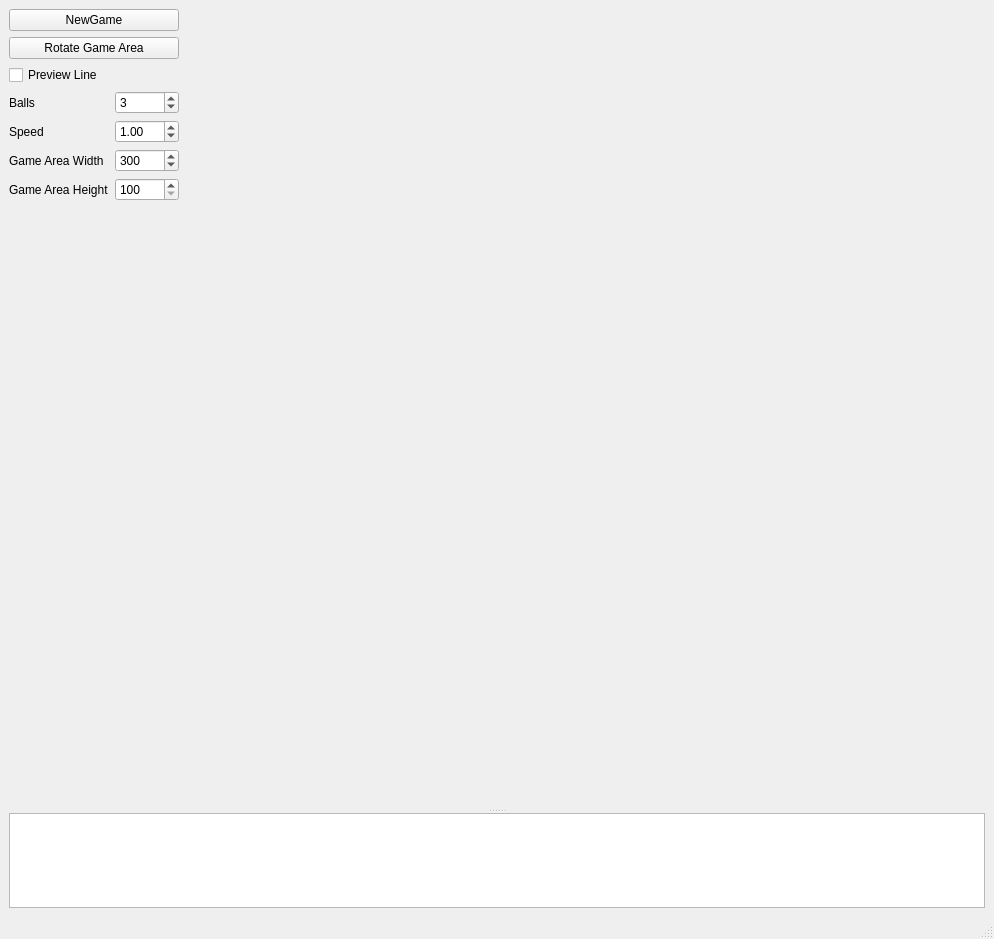
<?xml version="1.0" encoding="UTF-8"?>
<ui version="4.0">
 <class>MainWindow</class>
 <widget class="QMainWindow" name="MainWindow">
  <property name="geometry">
   <rect>
    <x>0</x>
    <y>0</y>
    <width>990</width>
    <height>939</height>
   </rect>
  </property>
  <property name="windowTitle">
   <string>Partition Game Qt</string>
  </property>
  <property name="unifiedTitleAndToolBarOnMac">
   <bool>false</bool>
  </property>
  <widget class="QWidget" name="centralwidget">
   <layout class="QVBoxLayout" name="verticalLayout">
    <item>
     <widget class="QSplitter" name="splitter">
      <property name="orientation">
       <enum>Qt::Vertical</enum>
      </property>
      <widget class="QWidget" name="horizontalLayoutWidget">
       <layout class="QHBoxLayout" name="horizontalLayout" stretch="0,0">
        <item>
         <layout class="QVBoxLayout" name="verticalLayout_2">
          <item>
           <widget class="QPushButton" name="btnNewGame">
            <property name="text">
             <string>NewGame</string>
            </property>
           </widget>
          </item>
          <item>
           <widget class="QPushButton" name="btnRotateGameArea">
            <property name="text">
             <string>Rotate Game Area</string>
            </property>
           </widget>
          </item>
          <item>
           <widget class="QCheckBox" name="chkPreviewLine">
            <property name="text">
             <string>Preview Line</string>
            </property>
           </widget>
          </item>
          <item>
           <layout class="QFormLayout" name="formLayout">
            <item row="0" column="0">
             <widget class="QLabel" name="label">
              <property name="text">
               <string>Balls</string>
              </property>
             </widget>
            </item>
            <item row="0" column="1">
             <widget class="QSpinBox" name="numBalls">
              <property name="minimum">
               <number>1</number>
              </property>
              <property name="maximum">
               <number>50</number>
              </property>
              <property name="value">
               <number>3</number>
              </property>
             </widget>
            </item>
            <item row="1" column="0">
             <widget class="QLabel" name="label_2">
              <property name="text">
               <string>Speed</string>
              </property>
             </widget>
            </item>
            <item row="1" column="1">
             <widget class="QDoubleSpinBox" name="numSpeed">
              <property name="maximum">
               <double>100.000000000000000</double>
              </property>
              <property name="singleStep">
               <double>0.100000000000000</double>
              </property>
              <property name="value">
               <double>1.000000000000000</double>
              </property>
             </widget>
            </item>
            <item row="2" column="0">
             <widget class="QLabel" name="label_3">
              <property name="text">
               <string>Game Area Width</string>
              </property>
             </widget>
            </item>
            <item row="2" column="1">
             <widget class="QSpinBox" name="numGameWidth">
              <property name="minimum">
               <number>100</number>
              </property>
              <property name="maximum">
               <number>1000</number>
              </property>
              <property name="singleStep">
               <number>50</number>
              </property>
              <property name="value">
               <number>300</number>
              </property>
             </widget>
            </item>
            <item row="3" column="0">
             <widget class="QLabel" name="label_4">
              <property name="text">
               <string>Game Area Height</string>
              </property>
             </widget>
            </item>
            <item row="3" column="1">
             <widget class="QSpinBox" name="numGameHeight">
              <property name="minimum">
               <number>100</number>
              </property>
              <property name="maximum">
               <number>1000</number>
              </property>
              <property name="singleStep">
               <number>50</number>
              </property>
             </widget>
            </item>
           </layout>
          </item>
         </layout>
        </item>
        <item>
         <widget class="PartitionGameWindow" name="canvas" native="true">
          <property name="sizePolicy">
           <sizepolicy hsizetype="Expanding" vsizetype="Expanding">
            <horstretch>1</horstretch>
            <verstretch>1</verstretch>
           </sizepolicy>
          </property>
          <property name="minimumSize">
           <size>
            <width>800</width>
            <height>800</height>
           </size>
          </property>
          <property name="acceptDrops">
           <bool>true</bool>
          </property>
         </widget>
        </item>
       </layout>
      </widget>
      <widget class="QTextEdit" name="txtInfo"/>
     </widget>
    </item>
   </layout>
  </widget>
  <widget class="QStatusBar" name="statusbar"/>
 </widget>
 <customwidgets>
  <customwidget>
   <class>PartitionGameWindow</class>
   <extends>QWidget</extends>
   <header>partitiongamewindow.h</header>
   <container>1</container>
  </customwidget>
 </customwidgets>
 <resources/>
 <connections/>
</ui>
